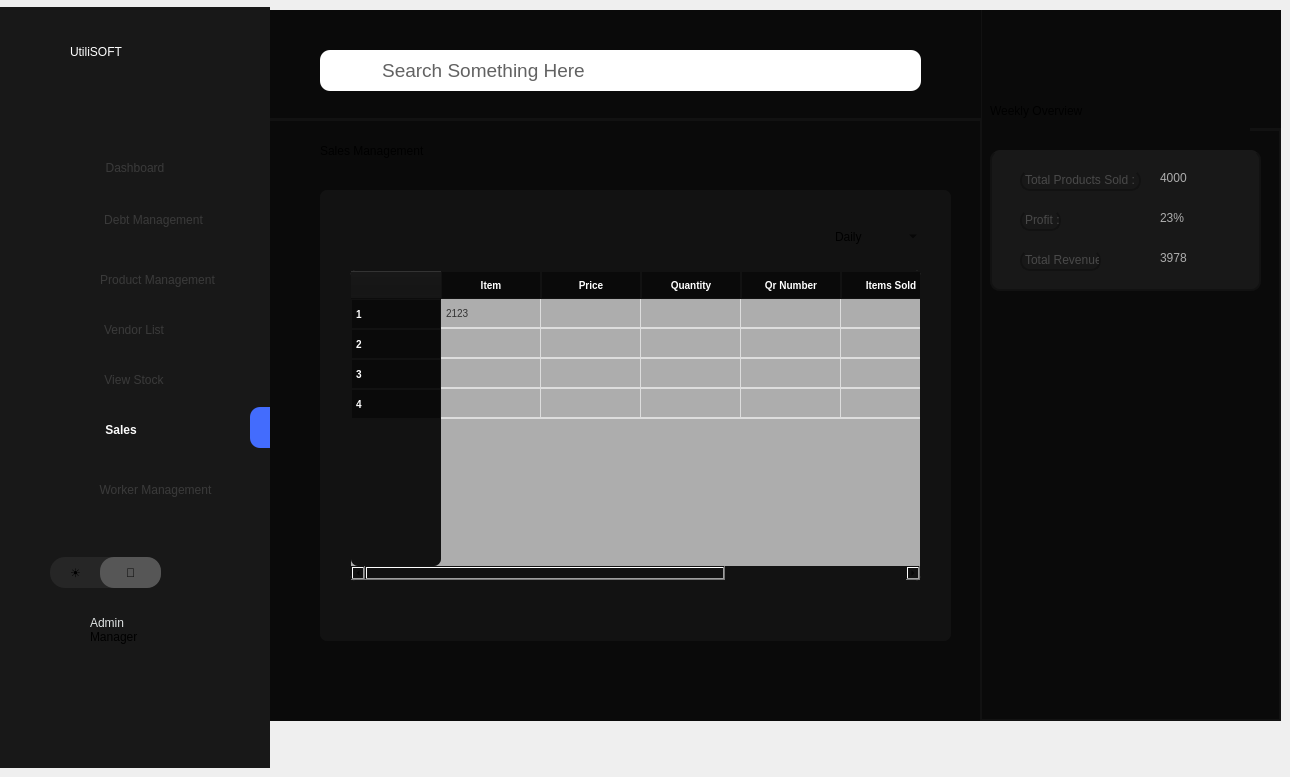
    <widget class="QWidget" name="Sales">
     <widget class="QWidget" name="widget_80" native="true">
      <property name="geometry">
       <rect>
        <x>270</x>
        <y>120</y>
        <width>711</width>
        <height>601</height>
       </rect>
      </property>
      <property name="styleSheet">
       <string notr="true">background:#0a0a0a;</string>
      </property>
      <widget class="QLabel" name="label_243">
       <property name="geometry">
        <rect>
         <x>50</x>
         <y>0</y>
         <width>211</width>
         <height>61</height>
        </rect>
       </property>
       <property name="styleSheet">
        <string notr="true">font: 16pt &quot;Sans Serif Collection&quot;;
border:none;</string>
       </property>
       <property name="text">
        <string>Sales Management</string>
       </property>
      </widget>
      <widget class="QWidget" name="widget_81" native="true">
       <property name="geometry">
        <rect>
         <x>50</x>
         <y>70</y>
         <width>631</width>
         <height>451</height>
        </rect>
       </property>
       <property name="styleSheet">
        <string notr="true">background : #121212;
border-radius:7px;</string>
       </property>
       <widget class="QTableWidget" name="tableWidget_17">
        <property name="geometry">
         <rect>
          <x>30</x>
          <y>80</y>
          <width>571</width>
          <height>311</height>
         </rect>
        </property>
        <property name="styleSheet">
         <string notr="true">QTableWidget, QTableView {
    border: 1px solid #121212;
    border-radius: 5px;
    gridline-color: #ddd;
    background-color: #adadad;
    font-size: 10px;
    font-family: Arial, sans-serif;
    color: #333;
    selection-background-color: #0078D7;
    selection-color: white;
	MAX-WIDTH:600PX;
}



QHeaderView::section {
	width : 80px;
    background-color:#0a0a0a;
    color: white;
    padding: 4px;
    border: 1px solid #121212;
    font-size: 10px;
    font-weight: bold;
    content-align: center;
}

QTableWidget::item, QTableView::item {
    padding: 2px;
    border-bottom: 1px solid #ddd;
    text-align: center;
	 min-width: 250px;
}

QTableWidget::item:selected, QTableView::item:selected {
    background-color: #0078D7;
    color: white;

}

QTableCornerButton::section {
    background-color: #adadad;
    border: 1px solid #adadad;
	border-top-left-radius: 8px;

  
}
</string>
        </property>
        <row/>
        <row/>
        <row/>
        <row/>
        <column>
         <property name="text">
          <string>Item</string>
         </property>
        </column>
        <column>
         <property name="text">
          <string>Price</string>
         </property>
        </column>
        <column>
         <property name="text">
          <string>Quantity</string>
         </property>
        </column>
        <column>
         <property name="text">
          <string>Qr Number</string>
         </property>
        </column>
        <column>
         <property name="text">
          <string>Items Sold</string>
         </property>
        </column>
        <column>
         <property name="text">
          <string>Status</string>
         </property>
        </column>
        <item row="0" column="0">
         <property name="text">
          <string>2123</string>
         </property>
         <property name="icon">
          <iconset theme="QIcon::ThemeIcon::FormatJustifyCenter"/>
         </property>
        </item>
        <item row="0" column="1">
         <property name="text">
          <string/>
         </property>
         <property name="textAlignment">
          <set>AlignCenter</set>
         </property>
         <property name="icon">
          <iconset theme="QIcon::ThemeIcon::FormatJustifyCenter"/>
         </property>
         <property name="flags">
          <set>ItemIsSelectable|ItemIsDragEnabled|ItemIsDropEnabled|ItemIsUserCheckable|ItemIsEnabled</set>
         </property>
        </item>
        <item row="0" column="2">
         <property name="text">
          <string/>
         </property>
         <property name="icon">
          <iconset theme="QIcon::ThemeIcon::FormatJustifyCenter"/>
         </property>
        </item>
        <item row="0" column="3">
         <property name="text">
          <string/>
         </property>
         <property name="font">
          <font>
           <family>Times New Roman</family>
          </font>
         </property>
         <property name="icon">
          <iconset theme="QIcon::ThemeIcon::FormatJustifyCenter"/>
         </property>
        </item>
       </widget>
       <widget class="QComboBox" name="comboBox">
        <property name="geometry">
         <rect>
          <x>510</x>
          <y>31</y>
          <width>91</width>
          <height>31</height>
         </rect>
        </property>
        <property name="styleSheet">
         <string notr="true">background:transparent;
font: 11pt &quot;Century Gothic&quot;;
</string>
        </property>
        <item>
         <property name="text">
          <string>Daily</string>
         </property>
         <property name="icon">
          <iconset theme="document-open-recent"/>
         </property>
        </item>
        <item>
         <property name="text">
          <string>Monthly</string>
         </property>
         <property name="icon">
          <iconset theme="document-open-recent"/>
         </property>
        </item>
        <item>
         <property name="text">
          <string>Yearly</string>
         </property>
         <property name="icon">
          <iconset theme="document-open-recent"/>
         </property>
        </item>
       </widget>
      </widget>
     </widget>
     <widget class="QFrame" name="frame_7">
      <property name="geometry">
       <rect>
        <x>0</x>
        <y>7</y>
        <width>270</width>
        <height>761</height>
       </rect>
      </property>
      <property name="styleSheet">
       <string notr="true">max-width:270px;
max-height:768px;
background-color:#181818;</string>
      </property>
      <widget class="QLabel" name="label_233">
       <property name="geometry">
        <rect>
         <x>70</x>
         <y>10</y>
         <width>181</width>
         <height>70</height>
        </rect>
       </property>
       <property name="styleSheet">
        <string notr="true">max-height:70px;
max-width:200px;
background:transparent;
font: 700 28pt &quot;Century Gothic&quot;;
color:white;
 text-align: center; 
 vertical-align: middle;</string>
       </property>
       <property name="text">
        <string>UtiliSOFT</string>
       </property>
      </widget>
      <widget class="QPushButton" name="page61">
       <property name="geometry">
        <rect>
         <x>0</x>
         <y>100</y>
         <width>270</width>
         <height>81</height>
        </rect>
       </property>
       <property name="styleSheet">
        <string notr="true">margin-top:40px;
        /* Full width of sidebar */
  height: 45px;        /* Optimal button height */
  text-align: center;    /* Align text to the left */
   /* Add space for text from the edge */
      /* Use flexbox for alignment */
 /* Align text &amp; icon vertically */
  gap: 10px; 

	border:none;
color:#3a3a3a;</string>
       </property>
       <property name="text">
        <string>Dashboard</string>
       </property>
      </widget>
      <widget class="QPushButton" name="page62">
       <property name="geometry">
        <rect>
         <x>-2</x>
         <y>190</y>
         <width>271</width>
         <height>45</height>
        </rect>
       </property>
       <property name="styleSheet">
        <string notr="true">
     /* Full width of sidebar */
  height: 45px;        /* Optimal button height */
  text-align: center;    /* Align text to the left */
  padding-left: 40px;  /* Add space for text from the edge */
     /* Use flexbox for alignment */
/* Align text &amp; icon vertically */
  gap: 10px; 
	border:none;
color:#3a3a3a;

	border:none;
</string>
       </property>
       <property name="text">
        <string>Debt Management</string>
       </property>
      </widget>
      <widget class="QPushButton" name="page63">
       <property name="geometry">
        <rect>
         <x>0</x>
         <y>250</y>
         <width>270</width>
         <height>45</height>
        </rect>
       </property>
       <property name="styleSheet">
        <string notr="true">
         /* Full width of sidebar */
  height: 45px;        /* Optimal button height */
  text-align: center;    /* Align text to the left */
/* Add space for text from the edge */
  display: flex;       /* Use flexbox for alignment */
  align-items: center; /* Align text &amp; icon vertically */
  gap: 10px; 
	border:none;

color:#3a3a3a;

padding-left: 45px;</string>
       </property>
       <property name="text">
        <string>Product Management</string>
       </property>
      </widget>
      <widget class="QPushButton" name="page64">
       <property name="geometry">
        <rect>
         <x>-1</x>
         <y>300</y>
         <width>270</width>
         <height>45</height>
        </rect>
       </property>
       <property name="styleSheet">
        <string notr="true">
         /* Full width of sidebar */
  height: 45px;        /* Optimal button height */
  text-align: center;    /* Align text to the left */
  /* Add space for text from the edge */
  display: flex;       /* Use flexbox for alignment */
  align-items: center; /* Align text &amp; icon vertically */
  gap: 10px; 
	border:none;
color:#3a3a3a;</string>
       </property>
       <property name="text">
        <string>Vendor List</string>
       </property>
      </widget>
      <widget class="QPushButton" name="page65">
       <property name="geometry">
        <rect>
         <x>-1</x>
         <y>350</y>
         <width>270</width>
         <height>45</height>
        </rect>
       </property>
       <property name="styleSheet">
        <string notr="true">    /* Full width of sidebar */
  height: 45px;        /* Optimal button height */
  text-align: center;    /* Align text to the left */
    /* Add space for text from the edge */

  gap: 10px; 
	border:none;
color:#3a3a3a;</string>
       </property>
       <property name="text">
        <string>View Stock</string>
       </property>
      </widget>
      <widget class="QPushButton" name="page66">
       <property name="geometry">
        <rect>
         <x>0</x>
         <y>400</y>
         <width>270</width>
         <height>45</height>
        </rect>
       </property>
       <property name="styleSheet">
        <string notr="true">      /* Full width of sidebar */
  height: 45px;        /* Optimal button height */
  text-align: center;
padding-right:28px;    /* Align text to the left */
 /* Align text &amp; icon vertically */
  gap: 10px; 
	border:none;

font-weight:600;
	border:none;
color:#fcfcfc;
</string>
       </property>
       <property name="text">
        <string>Sales</string>
       </property>
      </widget>
      <widget class="QPushButton" name="pushButton_73">
       <property name="geometry">
        <rect>
         <x>50</x>
         <y>550</y>
         <width>111</width>
         <height>31</height>
        </rect>
       </property>
       <property name="styleSheet">
        <string notr="true">max-height:37px;
border-radius:15px;
background:#262626;
text-align:left;
padding-left : 20px;</string>
       </property>
       <property name="text">
        <string>☀</string>
       </property>
      </widget>
      <widget class="QPushButton" name="pushButton_74">
       <property name="geometry">
        <rect>
         <x>100</x>
         <y>550</y>
         <width>61</width>
         <height>31</height>
        </rect>
       </property>
       <property name="styleSheet">
        <string notr="true">max-height:37px;
border:3px;
background:#565656;
border-radius:14px;</string>
       </property>
       <property name="text">
        <string>🌙</string>
       </property>
      </widget>
      <widget class="QLabel" name="label_234">
       <property name="geometry">
        <rect>
         <x>90</x>
         <y>600</y>
         <width>121</width>
         <height>31</height>
        </rect>
       </property>
       <property name="styleSheet">
        <string notr="true">font: 18pt &quot;Microsoft Sans Serif&quot;;
color:#e0e4e4;
</string>
       </property>
       <property name="text">
        <string>Admin</string>
       </property>
      </widget>
      <widget class="QLabel" name="label_235">
       <property name="geometry">
        <rect>
         <x>90</x>
         <y>620</y>
         <width>61</width>
         <height>20</height>
        </rect>
       </property>
       <property name="styleSheet">
        <string notr="true">background:none;
</string>
       </property>
       <property name="text">
        <string>Manager</string>
       </property>
      </widget>
      <widget class="QWidget" name="widget_79" native="true">
       <property name="geometry">
        <rect>
         <x>250</x>
         <y>400</y>
         <width>20</width>
         <height>41</height>
        </rect>
       </property>
       <property name="styleSheet">
        <string notr="true">background:#436cfd;
border-top-left-radius: 10px;
    border-bottom-left-radius: 10px;
   border-top-right-radius: 0px;
    border-bottom-right-radius: 0px;</string>
       </property>
      </widget>
      <widget class="QLabel" name="label_236">
       <property name="geometry">
        <rect>
         <x>60</x>
         <y>140</y>
         <width>41</width>
         <height>41</height>
        </rect>
       </property>
       <property name="styleSheet">
        <string notr="true">background-color:transparent;
background-image: url(&quot;:/new/prefix1/images/dashboard-square-02-Stroke-Rounded.png&quot;);
    background-repeat: no-repeat;
    background-position: center;
    background-origin: content;</string>
       </property>
       <property name="text">
        <string/>
       </property>
       <property name="scaledContents">
        <bool>true</bool>
       </property>
      </widget>
      <widget class="QLabel" name="label_237">
       <property name="geometry">
        <rect>
         <x>60</x>
         <y>190</y>
         <width>41</width>
         <height>41</height>
        </rect>
       </property>
       <property name="styleSheet">
        <string notr="true">background-color:transparent;
background-image: url(&quot;:/new/prefix1/images/invoice-Stroke-Rounded.png&quot;);
    background-repeat: no-repeat;
    background-position: center;
    background-origin: content;</string>
       </property>
       <property name="text">
        <string/>
       </property>
       <property name="scaledContents">
        <bool>true</bool>
       </property>
      </widget>
      <widget class="QLabel" name="label_238">
       <property name="geometry">
        <rect>
         <x>50</x>
         <y>600</y>
         <width>40</width>
         <height>40</height>
        </rect>
       </property>
       <property name="styleSheet">
        <string notr="true">background-color:transparent;
background-image: url(&quot;:/new/prefix1/images/user-circle-02-Stroke-Rounded.png&quot;);
    background-repeat: no-repeat;
    background-position: center;
    background-origin: content;
	</string>
       </property>
       <property name="text">
        <string/>
       </property>
       <property name="scaledContents">
        <bool>true</bool>
       </property>
      </widget>
      <widget class="QLabel" name="label_239">
       <property name="geometry">
        <rect>
         <x>60</x>
         <y>400</y>
         <width>41</width>
         <height>41</height>
        </rect>
       </property>
       <property name="styleSheet">
        <string notr="true">background-color:transparent;
background-image: url(&quot;:/new/prefix1/images/shopping-cart-02-Stroke-Rounded (1).png&quot;);
    background-repeat: no-repeat;
    background-position: center;
    background-origin: content;</string>
       </property>
       <property name="text">
        <string/>
       </property>
       <property name="scaledContents">
        <bool>true</bool>
       </property>
      </widget>
      <widget class="QLabel" name="label_240">
       <property name="geometry">
        <rect>
         <x>60</x>
         <y>250</y>
         <width>41</width>
         <height>41</height>
        </rect>
       </property>
       <property name="styleSheet">
        <string notr="true">background-color:transparent;
background-image: url(&quot;:/new/prefix1/images/package-Stroke-Rounded.png&quot;);
    background-repeat: no-repeat;
    background-position: center;
    background-origin: content;</string>
       </property>
       <property name="text">
        <string/>
       </property>
       <property name="scaledContents">
        <bool>true</bool>
       </property>
      </widget>
      <widget class="QLabel" name="label_241">
       <property name="geometry">
        <rect>
         <x>60</x>
         <y>300</y>
         <width>41</width>
         <height>41</height>
        </rect>
       </property>
       <property name="styleSheet">
        <string notr="true">background-color:transparent;
background-image: url(&quot;:/new/prefix1/images/invoice-02-Stroke-Rounded.png&quot;);
    background-repeat: no-repeat;
    background-position: center;
    background-origin: content;</string>
       </property>
       <property name="text">
        <string/>
       </property>
       <property name="scaledContents">
        <bool>true</bool>
       </property>
      </widget>
      <widget class="QLabel" name="label_242">
       <property name="geometry">
        <rect>
         <x>60</x>
         <y>350</y>
         <width>41</width>
         <height>41</height>
        </rect>
       </property>
       <property name="styleSheet">
        <string notr="true">background-color:transparent;
background-image: url(&quot;:/new/prefix1/images//folder-view-Stroke-Rounded.png&quot;);
    background-repeat: no-repeat;
    background-position: center;
    background-origin: content;</string>
       </property>
       <property name="text">
        <string/>
       </property>
       <property name="scaledContents">
        <bool>true</bool>
       </property>
      </widget>
      <widget class="QLabel" name="label_401">
       <property name="geometry">
        <rect>
         <x>60</x>
         <y>460</y>
         <width>41</width>
         <height>41</height>
        </rect>
       </property>
       <property name="styleSheet">
        <string notr="true">background-color:transparent;
background-image: url(&quot;:/new/prefix1/images/user-circle-02-Stroke-Rounded.png&quot;);
    background-repeat: no-repeat;
    background-position: center;
    background-origin: content;</string>
       </property>
       <property name="text">
        <string/>
       </property>
       <property name="scaledContents">
        <bool>true</bool>
       </property>
      </widget>
      <widget class="QPushButton" name="page67">
       <property name="geometry">
        <rect>
         <x>0</x>
         <y>460</y>
         <width>271</width>
         <height>45</height>
        </rect>
       </property>
       <property name="styleSheet">
        <string notr="true">
     /* Full width of sidebar */
  height: 45px;        /* Optimal button height */
  text-align: center;    /* Align text to the left */
  padding-left: 40px;  /* Add space for text from the edge */
     /* Use flexbox for alignment */
/* Align text &amp; icon vertically */
  gap: 10px; 
	border:none;

color:#3a3a3a;</string>
       </property>
       <property name="text">
        <string>Worker Management</string>
       </property>
      </widget>
      <zorder>page67</zorder>
      <zorder>label_401</zorder>
      <zorder>label_233</zorder>
      <zorder>page61</zorder>
      <zorder>page62</zorder>
      <zorder>page63</zorder>
      <zorder>page64</zorder>
      <zorder>page65</zorder>
      <zorder>page66</zorder>
      <zorder>pushButton_73</zorder>
      <zorder>pushButton_74</zorder>
      <zorder>label_234</zorder>
      <zorder>label_235</zorder>
      <zorder>widget_79</zorder>
      <zorder>label_236</zorder>
      <zorder>label_237</zorder>
      <zorder>label_238</zorder>
      <zorder>label_239</zorder>
      <zorder>label_240</zorder>
      <zorder>label_241</zorder>
      <zorder>label_242</zorder>
     </widget>
     <widget class="QWidget" name="widget_74" native="true">
      <property name="geometry">
       <rect>
        <x>980</x>
        <y>10</y>
        <width>301</width>
        <height>711</height>
       </rect>
      </property>
      <property name="styleSheet">
       <string notr="true">background:#0a0a0a;
border: 2px solid #121212;
border-top:none;</string>
      </property>
      <widget class="QWidget" name="widget_75" native="true">
       <property name="geometry">
        <rect>
         <x>10</x>
         <y>140</y>
         <width>271</width>
         <height>141</height>
        </rect>
       </property>
       <property name="styleSheet">
        <string notr="true">border-radius: 10px;
background:#181818;</string>
       </property>
       <widget class="QLabel" name="label_216">
        <property name="geometry">
         <rect>
          <x>30</x>
          <y>20</y>
          <width>121</width>
          <height>21</height>
         </rect>
        </property>
        <property name="styleSheet">
         <string notr="true">color:#494949;
</string>
        </property>
        <property name="text">
         <string>Total Products Sold :</string>
        </property>
       </widget>
       <widget class="QLabel" name="label_217">
        <property name="geometry">
         <rect>
          <x>30</x>
          <y>60</y>
          <width>41</width>
          <height>21</height>
         </rect>
        </property>
        <property name="styleSheet">
         <string notr="true">color:#494949;
</string>
        </property>
        <property name="text">
         <string>Profit :</string>
        </property>
       </widget>
       <widget class="QLabel" name="label_218">
        <property name="geometry">
         <rect>
          <x>30</x>
          <y>100</y>
          <width>81</width>
          <height>21</height>
         </rect>
        </property>
        <property name="styleSheet">
         <string notr="true">color:#494949;
</string>
        </property>
        <property name="text">
         <string>Total Revenue :</string>
        </property>
       </widget>
       <widget class="QLabel" name="label_219">
        <property name="geometry">
         <rect>
          <x>170</x>
          <y>20</y>
          <width>91</width>
          <height>16</height>
         </rect>
        </property>
        <property name="styleSheet">
         <string notr="true">border:none;
color:#adadad;</string>
        </property>
        <property name="text">
         <string>4000</string>
        </property>
       </widget>
       <widget class="QLabel" name="label_220">
        <property name="geometry">
         <rect>
          <x>170</x>
          <y>60</y>
          <width>91</width>
          <height>16</height>
         </rect>
        </property>
        <property name="styleSheet">
         <string notr="true">border:none;
color:#adadad;</string>
        </property>
        <property name="text">
         <string>23%</string>
        </property>
       </widget>
       <widget class="QLabel" name="label_221">
        <property name="geometry">
         <rect>
          <x>170</x>
          <y>100</y>
          <width>91</width>
          <height>16</height>
         </rect>
        </property>
        <property name="styleSheet">
         <string notr="true">border:none;
color:#adadad;</string>
        </property>
        <property name="text">
         <string>3978</string>
        </property>
       </widget>
      </widget>
      <widget class="QWidget" name="widget_76" native="true">
       <property name="geometry">
        <rect>
         <x>980</x>
         <y>0</y>
         <width>301</width>
         <height>720</height>
        </rect>
       </property>
       <property name="styleSheet">
        <string notr="true">background:#0a0a0a;
border: 2px solid #121212;
border-top:none;</string>
       </property>
       <widget class="QLabel" name="label_222">
        <property name="geometry">
         <rect>
          <x>20</x>
          <y>20</y>
          <width>111</width>
          <height>61</height>
         </rect>
        </property>
        <property name="styleSheet">
         <string notr="true">font: 16pt &quot;Sans Serif Collection&quot;;
border:none;</string>
        </property>
        <property name="text">
         <string>Overview</string>
        </property>
       </widget>
       <widget class="QWidget" name="widget_77" native="true">
        <property name="geometry">
         <rect>
          <x>20</x>
          <y>80</y>
          <width>271</width>
          <height>141</height>
         </rect>
        </property>
        <property name="styleSheet">
         <string notr="true">border-radius: 10px;
background:#181818;</string>
        </property>
        <widget class="QLabel" name="label_223">
         <property name="geometry">
          <rect>
           <x>30</x>
           <y>20</y>
           <width>71</width>
           <height>21</height>
          </rect>
         </property>
         <property name="styleSheet">
          <string notr="true">color:#494949;
</string>
         </property>
         <property name="text">
          <string>Total Sales:</string>
         </property>
        </widget>
        <widget class="QLabel" name="label_224">
         <property name="geometry">
          <rect>
           <x>30</x>
           <y>60</y>
           <width>71</width>
           <height>21</height>
          </rect>
         </property>
         <property name="styleSheet">
          <string notr="true">color:#494949;
</string>
         </property>
         <property name="text">
          <string>Total Profit:</string>
         </property>
        </widget>
        <widget class="QLabel" name="label_225">
         <property name="geometry">
          <rect>
           <x>30</x>
           <y>100</y>
           <width>91</width>
           <height>21</height>
          </rect>
         </property>
         <property name="styleSheet">
          <string notr="true">color:#494949;
</string>
         </property>
         <property name="text">
          <string>Remaining Stock:</string>
         </property>
        </widget>
        <widget class="QLabel" name="label_226">
         <property name="geometry">
          <rect>
           <x>170</x>
           <y>20</y>
           <width>91</width>
           <height>16</height>
          </rect>
         </property>
         <property name="styleSheet">
          <string notr="true">border:none;
color:#adadad;</string>
         </property>
         <property name="text">
          <string>4000</string>
         </property>
        </widget>
        <widget class="QLabel" name="label_227">
         <property name="geometry">
          <rect>
           <x>170</x>
           <y>60</y>
           <width>91</width>
           <height>16</height>
          </rect>
         </property>
         <property name="styleSheet">
          <string notr="true">border:none;
color:#adadad;</string>
         </property>
         <property name="text">
          <string>23%</string>
         </property>
        </widget>
        <widget class="QLabel" name="label_228">
         <property name="geometry">
          <rect>
           <x>170</x>
           <y>100</y>
           <width>91</width>
           <height>16</height>
          </rect>
         </property>
         <property name="styleSheet">
          <string notr="true">border:none;
color:#adadad;</string>
         </property>
         <property name="text">
          <string>3978</string>
         </property>
        </widget>
       </widget>
       <widget class="QLabel" name="label_229">
        <property name="geometry">
         <rect>
          <x>30</x>
          <y>240</y>
          <width>141</width>
          <height>61</height>
         </rect>
        </property>
        <property name="styleSheet">
         <string notr="true">font: 16pt &quot;Sans Serif Collection&quot;;
border:none;</string>
        </property>
        <property name="text">
         <string>Weekly Report</string>
        </property>
       </widget>
       <widget class="QTableWidget" name="tableWidget_16">
        <property name="geometry">
         <rect>
          <x>20</x>
          <y>310</y>
          <width>271</width>
          <height>231</height>
         </rect>
        </property>
        <property name="styleSheet">
         <string notr="true">QTableWidget, QTableView {
    border: 1px solid #121212;
    border-radius: 5px;
    gridline-color: #ddd;
    background-color: #adadad;
    font-size: 10px;
    font-family: Arial, sans-serif;
    color: #333;
    selection-background-color: #0078D7;
    selection-color: white;
}

QHeaderView::section {
    background-color:#0a0a0a;
    color: white;
    padding: 4px;
    border: 1px solid #121212;
    font-size: 10px;
    font-weight: bold;
    text-align: center;
}

QTableWidget::item, QTableView::item {
    padding: 2px;
    border-bottom: 1px solid #ddd;
    text-align: center;
}

QTableWidget::item:selected, QTableView::item:selected {
    background-color: #0078D7;
    color: white;
}

QTableCornerButton::section {
    background-color: #adadad;
    border: 1px solid #adadad;
	border-top-left-radius: 8px;
  
}
</string>
        </property>
        <row/>
        <row/>
        <row/>
        <row/>
        <column>
         <property name="text">
          <string>Total Sales</string>
         </property>
        </column>
        <column>
         <property name="text">
          <string>Total Profit</string>
         </property>
        </column>
        <column>
         <property name="text">
          <string>Remaining Debtors</string>
         </property>
        </column>
        <column>
         <property name="text">
          <string>Remaining Stock</string>
         </property>
        </column>
        <item row="0" column="0">
         <property name="text">
          <string>2123</string>
         </property>
        </item>
       </widget>
      </widget>
      <widget class="QWidget" name="widget_78" native="true">
       <property name="geometry">
        <rect>
         <x>270</x>
         <y>0</y>
         <width>711</width>
         <height>121</height>
        </rect>
       </property>
       <property name="styleSheet">
        <string notr="true">border:5px;
background:#0a0a0a;
border: 3px solid #121212;
border-right:none;
border-top:none;
border-left:none;


</string>
       </property>
       <widget class="QLabel" name="label_230">
        <property name="geometry">
         <rect>
          <x>50</x>
          <y>40</y>
          <width>601</width>
          <height>41</height>
         </rect>
        </property>
        <property name="font">
         <font>
          <family>Microsoft Sans Serif</family>
          <pointsize>14</pointsize>
          <italic>false</italic>
          <bold>false</bold>
         </font>
        </property>
        <property name="styleSheet">
         <string notr="true">  border-radius: 10px; 
font: 14pt &quot;Microsoft Sans Serif&quot;;
background: white;
 padding-left: 15px;
color:#626262;
border:none;
</string>
        </property>
        <property name="text">
         <string>        Search Something Here </string>
        </property>
       </widget>
       <widget class="QLabel" name="label_231">
        <property name="geometry">
         <rect>
          <x>60</x>
          <y>50</y>
          <width>31</width>
          <height>21</height>
         </rect>
        </property>
        <property name="styleSheet">
         <string notr="true">border-radius:10px;
border:none;
background-color:none;
  background-image: url(&quot;:/new/prefix1/search-01-Stroke-Rounded.png&quot;);
    background-repeat: no-repeat;
    background-position: center;
    background-origin: content;</string>
        </property>
        <property name="text">
         <string/>
        </property>
        <property name="scaledContents">
         <bool>true</bool>
        </property>
       </widget>
      </widget>
      <widget class="QLabel" name="label_232">
       <property name="geometry">
        <rect>
         <x>10</x>
         <y>70</y>
         <width>181</width>
         <height>61</height>
        </rect>
       </property>
       <property name="styleSheet">
        <string notr="true">font: 16pt &quot;Sans Serif Collection&quot;;
border:none;</string>
       </property>
       <property name="text">
        <string>Weekly Overview</string>
       </property>
      </widget>
     </widget>
     <widget class="QWidget" name="widget_73" native="true">
      <property name="geometry">
       <rect>
        <x>270</x>
        <y>10</y>
        <width>711</width>
        <height>111</height>
       </rect>
      </property>
      <property name="styleSheet">
       <string notr="true">border:5px;
background:#0a0a0a;
border: 3px solid #121212;
border-right:none;
border-top:none;
border-left:none;


</string>
      </property>
      <widget class="QLabel" name="label_214">
       <property name="geometry">
        <rect>
         <x>50</x>
         <y>40</y>
         <width>601</width>
         <height>41</height>
        </rect>
       </property>
       <property name="font">
        <font>
         <family>Microsoft Sans Serif</family>
         <pointsize>14</pointsize>
         <italic>false</italic>
         <bold>false</bold>
        </font>
       </property>
       <property name="styleSheet">
        <string notr="true">  border-radius: 10px; 
font: 14pt &quot;Microsoft Sans Serif&quot;;
background: white;
 padding-left: 15px;
color:#626262;
border:none;
</string>
       </property>
       <property name="text">
        <string>        Search Something Here </string>
       </property>
      </widget>
      <widget class="QLabel" name="label_215">
       <property name="geometry">
        <rect>
         <x>60</x>
         <y>50</y>
         <width>31</width>
         <height>21</height>
        </rect>
       </property>
       <property name="styleSheet">
        <string notr="true">border-radius:10px;
border:none;
background-color:none;
  background-image: url(&quot;:/new/prefix1/images/search-01-Stroke-Rounded.png&quot;);
    background-repeat: no-repeat;
    background-position: center;
    background-origin: content;</string>
       </property>
       <property name="text">
        <string/>
       </property>
       <property name="scaledContents">
        <bool>true</bool>
       </property>
      </widget>
     </widget>
    </widget>
